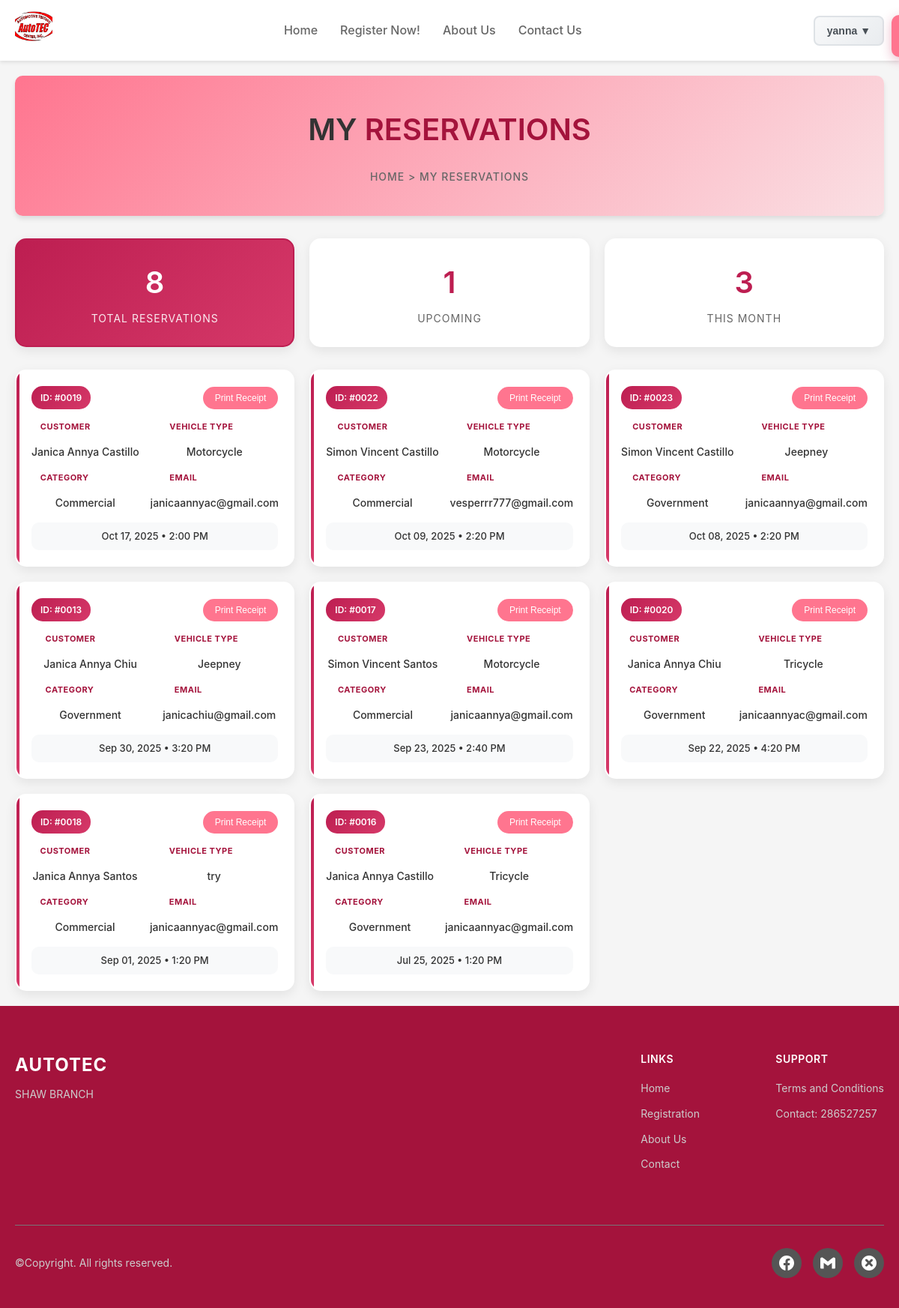
Page /user_reservation.php (signed in) on the committed database.
### tables this page shows
CREATE TABLE `reservations` (
  `ReservationID` int(11) NOT NULL,
  `UserID` int(11) DEFAULT NULL,
  `PlateNo` varchar(20) NOT NULL,
  `Brand` varchar(100) NOT NULL,
  `TypeID` int(11) DEFAULT NULL,
  `CategoryID` int(11) DEFAULT NULL,
  `Fname` varchar(100) NOT NULL,
  `Lname` varchar(100) NOT NULL,
  `Mname` varchar(100) DEFAULT NULL,
  `PhoneNum` varchar(20) NOT NULL,
  `Email` varchar(100) NOT NULL,
  `Date` date NOT NULL,
  `Time` time NOT NULL,
  `Address` text NOT NULL,
  `BranchName` varchar(150) DEFAULT NULL
);

CREATE TABLE `vehicle_types` (
  `VehicleTypeID` int(11) NOT NULL,
  `Name` varchar(100) NOT NULL,
  `Price` decimal(10,2) NOT NULL
);

CREATE TABLE `vehicle_categories` (
  `CategoryID` int(11) NOT NULL,
  `Name` varchar(100) NOT NULL
);

### user_reservation.php (the view, shortened to what this page needs)
<?php
include 'db.php';
$sql = "SELECT r.*, vt.Name AS VehicleType, vc.Name AS Category,
        vt.Price, vt.Name AS VehicleTypeName, vc.Name AS CategoryName
        FROM reservations r
        LEFT JOIN vehicle_types vt ON r.TypeID = vt.VehicleTypeID
        LEFT JOIN vehicle_categories vc ON r.CategoryID = vc.CategoryID
        WHERE r.UserID = ?
        ORDER BY STR_TO_DATE(r.Date, '%Y-%m-%d') DESC,
                 STR_TO_DATE(r.Time, '%H:%i:%s') DESC";
$stmt = mysqli_prepare($conn, $sql);
mysqli_stmt_bind_param($stmt, "i", $_SESSION['user_id']);
mysqli_stmt_execute($stmt);
$result = mysqli_stmt_get_result($stmt);
$reservations = [];
while ($row = mysqli_fetch_assoc($result)) {
    $reservations[] = $row;
}
?>
<!DOCTYPE html>
<html lang="en">
<head>
</head>
<body>
    <?php include 'header.php'; ?>
    <div class="container">
        <section class="hero">
            <h1 class="page-title">MY <span class="highlight">RESERVATIONS</span></h1>
            <div class="breadcrumb">HOME &gt; MY RESERVATIONS</div>
        </section>
        <div class="stats-section">
            <div class="stat-card" onclick="filterReservations('all')" data-filter="all">
                <div class="stat-number"><?php echo count($reservations); ?></div>
                <div class="stat-label">Total Reservations</div>
            </div>
            <div class="stat-card" onclick="filterReservations('upcoming')" data-filter="upcoming">
                <div class="stat-number">
                    <?php
                    $upcoming = 0;
                    foreach ($reservations as $reservation) {
                        if (strtotime($reservation['Date']) >= strtotime('today')) {
                            $upcoming++;
                        }
                    }
                    echo $upcoming;
                    ?>
                </div>
                <div class="stat-label">Upcoming</div>
            </div>
            <div class="stat-card" onclick="filterReservations('thisMonth')" data-filter="thisMonth">
                <div class="stat-number">
                    <?php
                    $thisMonth = 0;
                    $currentMonth = date('Y-m');
                    foreach ($reservations as $reservation) {
                        if (date('Y-m', strtotime($reservation['Date'])) === $currentMonth) {
                            $thisMonth++;
                        }
                    }
                    echo $thisMonth;
                    ?>
                </div>
                <div class="stat-label">This Month</div>
            </div>
        </div>
        <div class="reservations-grid">
            <?php if (empty($reservations)): ?>
                <div class="empty-state">
                    <div class="empty-icon">📋</div>
                    <h2 class="empty-title">No Reservations Yet</h2>
                    <p class="empty-description">You haven't made any reservations yet. Start by booking your first service!</p>
                    <a href="vehicleinfo.php" class="btn-primary">Make a Reservation</a>
                </div>
            <?php else: ?>
                <?php foreach ($reservations as $reservation): ?>
                    <div class="reservation-card"
                         data-date="<?php echo htmlspecialchars($reservation['Date']); ?>"
                         data-reservation-id="<?php echo htmlspecialchars($reservation['ReservationID']); ?>"
                         data-reservation-data="<?php echo htmlspecialchars(json_encode($reservation)); ?>">
                        <div class="card-header">
                            <div class="reservation-id">ID: #<?php echo str_pad($reservation['ReservationID'], 4, '0', STR_PAD_LEFT); ?></div>
                            <button class="print-receipt-btn" onclick="generatePDF(<?php echo $reservation['ReservationID']; ?>)">
                                Print Receipt
                            </button>
                        </div>
                        <div class="card-info">
                            <div class="info-item">
                                <div class="info-label">Customer</div>
                                <div class="info-value">
                                    <?php echo htmlspecialchars(trim(($reservation['Fname'] ?? '') . ' ' . ($reservation['Lname'] ?? ''))); ?>
                                </div>
                            </div>
                            <div class="info-item">
                                <div class="info-label">Vehicle Type</div>
                                <div class="info-value"><?php echo htmlspecialchars($reservation['VehicleType'] ?? 'N/A'); ?></div>
                            </div>
                            <div class="info-item">
                                <div class="info-label">Category</div>
                                <div class="info-value"><?php echo htmlspecialchars($reservation['Category'] ?? 'N/A'); ?></div>
                            </div>
                            <div class="info-item">
                                <div class="info-label">Email</div>
                                <div class="info-value"><?php echo htmlspecialchars($reservation['Email'] ?? 'N/A'); ?></div>
                            </div>
                        </div>
                        <div class="card-date">
                            <?php
                            $date = $reservation['Date'] ?? '';
                            $time = $reservation['Time'] ?? '';
                            if ($date && $time) {
                                echo date('M d, Y • g:i A', strtotime($date . ' ' . $time));
                            } else {
                                echo 'Date/Time not available';
                            }
                            ?>
                        </div>
                    </div>
                <?php endforeach; ?>
            <?php endif; ?>
        </div>
    </div>
    <div class="print-message" id="printMessage">
    </div>
    <?php include 'footer.php'; ?>

### css/index.css (style rules this page uses)
* { margin: 0; padding: 0; box-sizing: border-box; }
body { font-family: Arial, sans-serif; background-color: #f5f5f5; line-height: 1.6; }
.container { max-width: 1200px; margin: 0 auto; padding: 20px; }
.hero { background: linear-gradient(135deg, #ff758f 0%, #fae0e4 100%); padding: 40px; border-radius: 10px; margin-bottom: 30px; box-shadow: 0 4px 6px rgba(0, 0, 0, 0.1); }
.hero h1 { font-size: 2.5em; color: #333; margin-bottom: 20px; }
.hero h1 .highlight { color: #a4133c; }
.info-item { display: flex; align-items: center; gap: 10px; }
.info-label { font-weight: bold; color: #a4133c; min-width: 120px; }

### css/footer.css (style rules this page uses)
body { margin: 0; font-family: 'Segoe UI', Tahoma, Geneva, Verdana, sans-serif; background-color: #f5f5f5; min-height: 100vh; }

### user_reservation.php (style rules this page uses)
* { margin: 0; padding: 0; box-sizing: border-box; }
body { font-family: 'Inter', sans-serif; background-color: #f5f5f5; color: #333; line-height: 1.6; min-height: 100vh; }
.container { max-width: 1200px; margin: 0 auto; padding: 20px; }
.hero { background: linear-gradient(135deg, #e8f4f8 0%, #d1e7dd 100%); padding: 40px; border-radius: 15px; margin-bottom: 30px; box-shadow: 0 4px 6px rgba(0, 0, 0, 0.1); text-align: center; }
.page-title { font-size: 2.5em; color: #333; margin-bottom: 10px; font-weight: 600; }
.page-title .highlight { color: #bd1e51; }
.breadcrumb { color: #666; font-size: 14px; font-weight: 500; letter-spacing: 1px; }
.stats-section { display: grid; grid-template-columns: repeat(auto-fit, minmax(200px, 1fr)); gap: 20px; margin-bottom: 30px; }
.stat-card { background: white; border-radius: 15px; padding: 25px; box-shadow: 0 5px 15px rgba(0, 0, 0, 0.08); text-align: center; transition: all 0.3s ease; cursor: pointer; border: 2px solid transparent; }
.stat-card.active { border-color: #bd1e51; background: linear-gradient(135deg, #bd1e51, #d63969); color: white; }
.stat-card.active .stat-number { color: white; }
.stat-card.active .stat-label { color: rgba(255, 255, 255, 0.9); }
.stat-number { font-size: 2.5em; font-weight: 600; color: #bd1e51; margin-bottom: 5px; }
.stat-label { color: #666; font-size: 14px; text-transform: uppercase; letter-spacing: 1px; }
.reservations-grid { display: grid; grid-template-columns: repeat(auto-fit, minmax(320px, 1fr)); gap: 20px; }
.reservation-card { background: white; border-radius: 15px; box-shadow: 0 5px 15px rgba(0, 0, 0, 0.08); transition: all 0.3s ease; position: relative; overflow: hidden; cursor: pointer; border: 2px solid transparent; padding: 20px; }
.reservation-card::before { content: ''; position: absolute; top: 0; left: 0; width: 4px; height: 100%; background: linear-gradient(135deg, #bd1e51, #d63969); }
.card-header { display: flex; justify-content: space-between; align-items: center; margin-bottom: 15px; }
.reservation-id { background: linear-gradient(135deg, #bd1e51, #d63969); color: white; padding: 6px 12px; border-radius: 15px; font-size: 12px; font-weight: 600; }
.print-receipt-btn { background: #ff758f; color: white; border: none; padding: 8px 16px; border-radius: 15px; font-size: 12px; font-weight: 500; cursor: pointer; transition: all 0.3s ease; display: flex; align-items: center; gap: 5px; text-decoration: none; }
.card-info { display: grid; grid-template-columns: 1fr 1fr; gap: 15px; margin-bottom: 15px; }
.info-item { display: flex; flex-direction: column; }
.info-label { color: #666; font-size: 11px; font-weight: 500; text-transform: uppercase; letter-spacing: 0.5px; margin-bottom: 3px; }
.info-value { color: #333; font-size: 14px; font-weight: 500; overflow: hidden; text-overflow: ellipsis; white-space: nowrap; }
.card-date { background: #f8f9fa; color: #333; padding: 8px 12px; border-radius: 10px; font-size: 13px; font-weight: 500; text-align: center; }
.print-message { position: fixed; top: 20px; right: 20px; background: #ff758f; color: white; padding: 15px 20px; border-radius: 10px; font-weight: 500; z-index: 1000; transform: translateX(400px); transition: all 0.3s ease; box-shadow: 0 4px 15px rgba(189, 30, 81, 0.3); }

### terms-modal.php (style rules this page uses)
body { font-family: -apple-system, BlinkMacSystemFont, 'Segoe UI', Roboto, Oxygen, Ubuntu, Cantarell, sans-serif; margin: 0; padding: 0; background-color: #f5f5f5; }

### rows in the picture
reservations: ReservationID "0019", Fname+Lname "Janica Annya Castillo", TypeID.Name "Motorcycle", CategoryID.Name "Commercial", Email "janicaannyac@gmail.com", Date+Time "Oct 17, 2025 • 2:00 PM"
reservations: ReservationID "0022", Fname+Lname "Simon Vincent Castillo", TypeID.Name "Motorcycle", CategoryID.Name "Commercial", Email "vesperrr777@gmail.com", Date+Time "Oct 09, 2025 • 2:20 PM"
reservations: ReservationID "0023", Fname+Lname "Simon Vincent Castillo", TypeID.Name "Jeepney", CategoryID.Name "Government", Email "janicaannya@gmail.com", Date+Time "Oct 08, 2025 • 2:20 PM"
reservations: ReservationID "0013", Fname+Lname "Janica Annya Chiu", TypeID.Name "Jeepney", CategoryID.Name "Government", Email "janicachiu@gmail.com", Date+Time "Sep 30, 2025 • 3:20 PM"
reservations: ReservationID "0017", Fname+Lname "Simon Vincent Santos", TypeID.Name "Motorcycle", CategoryID.Name "Commercial", Email "janicaannya@gmail.com", Date+Time "Sep 23, 2025 • 2:40 PM"
reservations: ReservationID "0020", Fname+Lname "Janica Annya Chiu", TypeID.Name "Tricycle", CategoryID.Name "Government", Email "janicaannyac@gmail.com", Date+Time "Sep 22, 2025 • 4:20 PM"
reservations: ReservationID "0018", Fname+Lname "Janica Annya Santos", TypeID.Name "try", CategoryID.Name "Commercial", Email "janicaannyac@gmail.com", Date+Time "Sep 01, 2025 • 1:20 PM"
reservations: ReservationID "0016", Fname+Lname "Janica Annya Castillo", TypeID.Name "Tricycle", CategoryID.Name "Government", Email "janicaannyac@gmail.com", Date+Time "Jul 25, 2025 • 1:20 PM"

### other values in the picture
$_SESSION['fname'] "yanna"
count($reservations) "8"
$upcoming "1"
$thisMonth "3"
